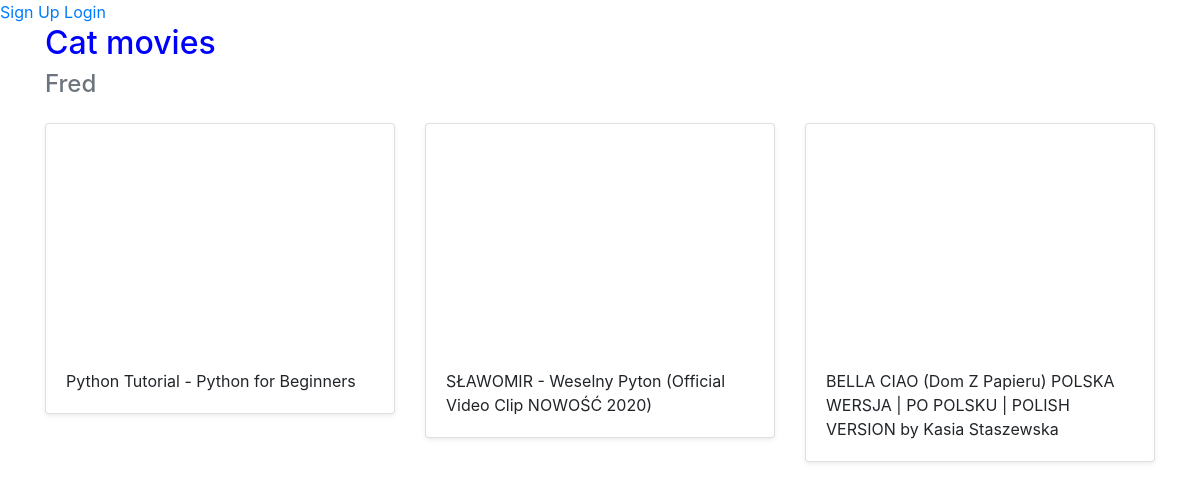
Page /halloffame/2/ on the committed database.
### movies/models.py (models this page shows)
class Hall(models.Model):
    title = models.CharField(max_length=256)
    user = models.ForeignKey(User, on_delete=models.CASCADE)

class Video(models.Model):
    title = models.CharField(max_length=256)
    url = models.URLField()
    youtube_id = models.CharField(max_length=256)
    hall = models.ForeignKey(Hall, on_delete=models.CASCADE)

### movies/views.py (the view)
# urls.py: path('halloffame/<int:pk>/', views.DetailHall.as_view(), name='detail_hall'),
class DetailHall(generic.DetailView):
    model = Hall
    template_name = 'movies/detail_hall.html'

### movies/templates/movies/detail_hall.html (shortened to what this page needs)
{% extends 'movies/base.html' %}
{% load static %}
{% block content %}
    <div class="container">
        <h2>{{ hall.title }}</h2>
        <h4 class="text-muted">{{ hall.user.username }}</h4>
        <div class="row">
            {% for video in hall.video_set.all %}
                <div class="col-md-4 mt-3">
                    <div class="card mb-4 shadow-sm">
                        <iframe width="100%" height="225" src="https://www.youtube.com/embed/{{ video.youtube_id }}" frameborder="0" allow="accelerometer; autoplay; clipboard-write; encrypted-media; gyroscope; picture-in-picture" allowfullscreen></iframe>
                        <div class="card-body">
                            <p class="card-text">{{ video.title }}</p>
                        </div>
                    </div>
                </div>
            {% endfor %}
        </div>
    </div>
{% endblock %}

### movies/static/movies/custom.css (style rules this page uses)
h2 { color: blue; }

### rows in the picture
Hall: title "Cat movies", user.username "Fred"
Video: title "Python Tutorial - Python for Beginners"
Video: title "SŁAWOMIR - Weselny Pyton (Official Video Clip NOWOŚĆ 2020)"
Video: title "BELLA CIAO (Dom Z Papieru) POLSKA WERSJA | PO POLSKU | POLISH VERSION by Kasia Staszewska"
